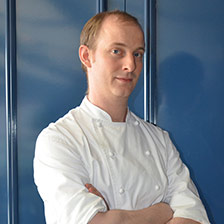
#> input picture images/human.jpg, 224 x 224 px
$ python detectfaces.py
#> lines starting #> are read from the running program, lines starting #| are printed output that depends on the picture; after the words box and inside, x2 and y2 are one past the last pixel; in counts of white or black regions, pixels touching at a corner belong together
import numpy as np
import cv2 as cv
face_cascade = cv.CascadeClassifier(cv.data.haarcascades + "haarcascade_frontalface_default.xml")
eye_cascade = cv.CascadeClassifier(cv.data.haarcascades + "haarcascade_eye.xml")
img = cv.imread('images/human.jpg')
#> img is the input picture: shape (224, 224, 3); mean B, G, R 140.1, 127.9, 118.1
gray = cv.cvtColor(img, cv.COLOR_BGR2GRAY)
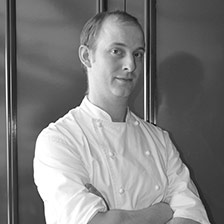
#> gray: shape (224, 224); min 4, max 255, mean 126.3
faces = face_cascade.detectMultiScale(gray, 1.3, 5)
#> faces = [[79, 22, 74, 74]]
for (x,y,w,h) in faces:
    cv.rectangle(img,(x,y),(x+w,y+h),(255,0,0),2)
    roi_gray = gray[y:y+h, x:x+w]
    roi_color = img[y:y+h, x:x+w]
    eyes = eye_cascade.detectMultiScale(roi_gray)
    for (ex,ey,ew,eh) in eyes:
        cv.rectangle(roi_color,(ex,ey),(ex+ew,ey+eh),(0,255,0),2)
#> this loop made 1 pass
#> (x, y, w, h, eyes) on pass 1: (79, 22, 74, 74, [[27, 18, 23, 23]])
#> pass 1, `roi_gray = gray[y:y+h, x:x+w]`:
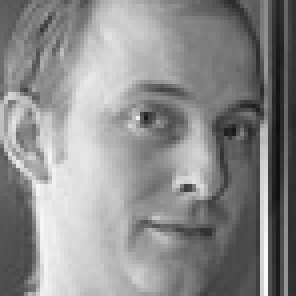
#> roi_gray: shape (74, 74) (shown 4 times larger); min 14, max 251, mean 139.9
#> pass 1, `roi_color = img[y:y+h, x:x+w]`:
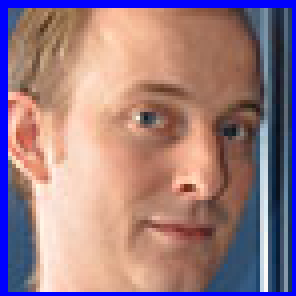
#> roi_color: shape (74, 74, 3) (shown 4 times larger); mean B, G, R 130.6, 123.5, 154.8
#> after the loop:
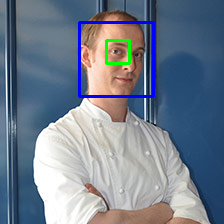
#> img: shape (224, 224, 3); 2.3% of pixels changed, all inside (x1, y1, x2, y2) = (78, 21, 155, 98)
#> after the loop:
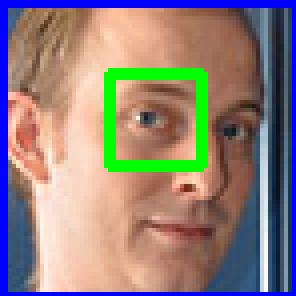
#> roi_color: shape (74, 74, 3) (shown 4 times larger); 4.97% of pixels changed, all inside (x1, y1, x2, y2) = (26, 17, 52, 43)
cv.imshow('img',img)
cv.waitKey(0)
cv.destroyAllWindows()
